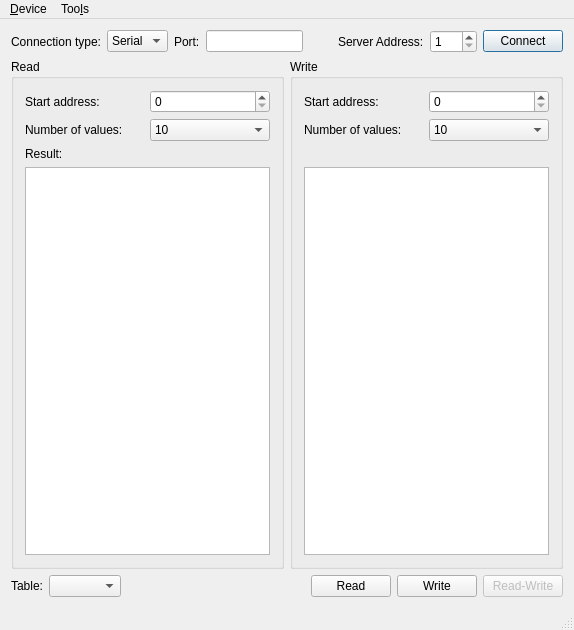
<?xml version="1.0" encoding="UTF-8"?>
<ui version="4.0">
 <class>MainWindow</class>
 <widget class="QMainWindow" name="MainWindow">
  <property name="geometry">
   <rect>
    <x>0</x>
    <y>0</y>
    <width>574</width>
    <height>630</height>
   </rect>
  </property>
  <property name="maximumSize">
   <size>
    <width>16777215</width>
    <height>1000</height>
   </size>
  </property>
  <property name="windowTitle">
   <string>Modbus Master Example</string>
  </property>
  <widget class="QWidget" name="centralWidget">
   <layout class="QVBoxLayout" name="verticalLayout">
    <item>
     <layout class="QGridLayout" name="gridLayout">
      <item row="0" column="5">
       <widget class="QLabel" name="label_27">
        <property name="sizePolicy">
         <sizepolicy hsizetype="Maximum" vsizetype="Preferred">
          <horstretch>0</horstretch>
          <verstretch>0</verstretch>
         </sizepolicy>
        </property>
        <property name="text">
         <string>Server Address:</string>
        </property>
       </widget>
      </item>
      <item row="0" column="7">
       <widget class="QPushButton" name="connectButton">
        <property name="sizePolicy">
         <sizepolicy hsizetype="Maximum" vsizetype="Fixed">
          <horstretch>0</horstretch>
          <verstretch>0</verstretch>
         </sizepolicy>
        </property>
        <property name="text">
         <string>Connect</string>
        </property>
        <property name="checkable">
         <bool>false</bool>
        </property>
        <property name="autoDefault">
         <bool>false</bool>
        </property>
        <property name="default">
         <bool>true</bool>
        </property>
       </widget>
      </item>
      <item row="0" column="4">
       <spacer name="horizontalSpacer">
        <property name="orientation">
         <enum>Qt::Horizontal</enum>
        </property>
        <property name="sizeHint" stdset="0">
         <size>
          <width>40</width>
          <height>20</height>
         </size>
        </property>
       </spacer>
      </item>
      <item row="0" column="6">
       <widget class="QSpinBox" name="serverEdit">
        <property name="sizePolicy">
         <sizepolicy hsizetype="Maximum" vsizetype="Fixed">
          <horstretch>0</horstretch>
          <verstretch>0</verstretch>
         </sizepolicy>
        </property>
        <property name="minimum">
         <number>1</number>
        </property>
        <property name="maximum">
         <number>247</number>
        </property>
       </widget>
      </item>
      <item row="0" column="1">
       <widget class="QComboBox" name="connectType">
        <item>
         <property name="text">
          <string>Serial</string>
         </property>
        </item>
        <item>
         <property name="text">
          <string>TCP</string>
         </property>
        </item>
       </widget>
      </item>
      <item row="0" column="2">
       <widget class="QLabel" name="label_2">
        <property name="sizePolicy">
         <sizepolicy hsizetype="Maximum" vsizetype="Preferred">
          <horstretch>0</horstretch>
          <verstretch>0</verstretch>
         </sizepolicy>
        </property>
        <property name="text">
         <string>Port:</string>
        </property>
       </widget>
      </item>
      <item row="0" column="0">
       <widget class="QLabel" name="label">
        <property name="text">
         <string>Connection type:</string>
        </property>
       </widget>
      </item>
      <item row="0" column="3">
       <widget class="QLineEdit" name="portEdit">
        <property name="sizePolicy">
         <sizepolicy hsizetype="Preferred" vsizetype="Fixed">
          <horstretch>0</horstretch>
          <verstretch>0</verstretch>
         </sizepolicy>
        </property>
       </widget>
      </item>
     </layout>
    </item>
    <item>
     <layout class="QHBoxLayout" name="horizontalLayout_2">
      <item>
       <widget class="QGroupBox" name="groupBox_2">
        <property name="minimumSize">
         <size>
          <width>250</width>
          <height>0</height>
         </size>
        </property>
        <property name="title">
         <string>Read</string>
        </property>
        <layout class="QGridLayout" name="gridLayout_3">
         <item row="0" column="0">
          <widget class="QLabel" name="label_4">
           <property name="text">
            <string>Start address:</string>
           </property>
          </widget>
         </item>
         <item row="0" column="1">
          <widget class="QSpinBox" name="readAddress">
           <property name="maximum">
            <number>9</number>
           </property>
          </widget>
         </item>
         <item row="1" column="0">
          <widget class="QLabel" name="label_5">
           <property name="text">
            <string>Number of values:</string>
           </property>
          </widget>
         </item>
         <item row="1" column="1">
          <widget class="QComboBox" name="readSize">
           <property name="currentIndex">
            <number>9</number>
           </property>
           <item>
            <property name="text">
             <string>1</string>
            </property>
           </item>
           <item>
            <property name="text">
             <string>2</string>
            </property>
           </item>
           <item>
            <property name="text">
             <string>3</string>
            </property>
           </item>
           <item>
            <property name="text">
             <string>4</string>
            </property>
           </item>
           <item>
            <property name="text">
             <string>5</string>
            </property>
           </item>
           <item>
            <property name="text">
             <string>6</string>
            </property>
           </item>
           <item>
            <property name="text">
             <string>7</string>
            </property>
           </item>
           <item>
            <property name="text">
             <string>8</string>
            </property>
           </item>
           <item>
            <property name="text">
             <string>9</string>
            </property>
           </item>
           <item>
            <property name="text">
             <string>10</string>
            </property>
           </item>
          </widget>
         </item>
         <item row="2" column="0">
          <widget class="QLabel" name="label_9">
           <property name="text">
            <string>Result:</string>
           </property>
          </widget>
         </item>
         <item row="3" column="0" colspan="2">
          <widget class="QListWidget" name="readValue">
           <property name="minimumSize">
            <size>
             <width>0</width>
             <height>0</height>
            </size>
           </property>
          </widget>
         </item>
        </layout>
       </widget>
      </item>
      <item>
       <widget class="QGroupBox" name="writeGroupBox">
        <property name="minimumSize">
         <size>
          <width>225</width>
          <height>0</height>
         </size>
        </property>
        <property name="title">
         <string>Write</string>
        </property>
        <layout class="QGridLayout" name="gridLayout_2">
         <item row="0" column="0">
          <widget class="QLabel" name="label_7">
           <property name="text">
            <string>Start address:</string>
           </property>
          </widget>
         </item>
         <item row="3" column="0" colspan="2">
          <widget class="QTreeView" name="writeValueTable">
           <property name="showDropIndicator" stdset="0">
            <bool>true</bool>
           </property>
           <property name="alternatingRowColors">
            <bool>true</bool>
           </property>
           <property name="rootIsDecorated">
            <bool>false</bool>
           </property>
           <property name="uniformRowHeights">
            <bool>true</bool>
           </property>
           <property name="itemsExpandable">
            <bool>false</bool>
           </property>
           <property name="expandsOnDoubleClick">
            <bool>false</bool>
           </property>
           <attribute name="headerVisible">
            <bool>true</bool>
           </attribute>
          </widget>
         </item>
         <item row="0" column="1">
          <widget class="QSpinBox" name="writeAddress">
           <property name="maximum">
            <number>9</number>
           </property>
          </widget>
         </item>
         <item row="1" column="0">
          <widget class="QLabel" name="label_8">
           <property name="text">
            <string>Number of values:</string>
           </property>
          </widget>
         </item>
         <item row="1" column="1">
          <widget class="QComboBox" name="writeSize">
           <property name="currentIndex">
            <number>9</number>
           </property>
           <item>
            <property name="text">
             <string>1</string>
            </property>
           </item>
           <item>
            <property name="text">
             <string>2</string>
            </property>
           </item>
           <item>
            <property name="text">
             <string>3</string>
            </property>
           </item>
           <item>
            <property name="text">
             <string>4</string>
            </property>
           </item>
           <item>
            <property name="text">
             <string>5</string>
            </property>
           </item>
           <item>
            <property name="text">
             <string>6</string>
            </property>
           </item>
           <item>
            <property name="text">
             <string>7</string>
            </property>
           </item>
           <item>
            <property name="text">
             <string>8</string>
            </property>
           </item>
           <item>
            <property name="text">
             <string>9</string>
            </property>
           </item>
           <item>
            <property name="text">
             <string>10</string>
            </property>
           </item>
          </widget>
         </item>
         <item row="2" column="0">
          <widget class="QLabel" name="label_3">
           <property name="text">
            <string/>
           </property>
          </widget>
         </item>
        </layout>
       </widget>
      </item>
     </layout>
    </item>
    <item>
     <layout class="QHBoxLayout" name="horizontalLayout">
      <item>
       <widget class="QLabel" name="label_6">
        <property name="text">
         <string>Table:</string>
        </property>
       </widget>
      </item>
      <item>
       <widget class="QComboBox" name="writeTable"/>
      </item>
      <item>
       <spacer name="horizontalSpacer_2">
        <property name="orientation">
         <enum>Qt::Horizontal</enum>
        </property>
        <property name="sizeHint" stdset="0">
         <size>
          <width>13</width>
          <height>17</height>
         </size>
        </property>
       </spacer>
      </item>
      <item>
       <widget class="QPushButton" name="readButton">
        <property name="sizePolicy">
         <sizepolicy hsizetype="Maximum" vsizetype="Fixed">
          <horstretch>0</horstretch>
          <verstretch>0</verstretch>
         </sizepolicy>
        </property>
        <property name="text">
         <string>Read</string>
        </property>
       </widget>
      </item>
      <item>
       <widget class="QPushButton" name="writeButton">
        <property name="text">
         <string>Write</string>
        </property>
       </widget>
      </item>
      <item>
       <widget class="QPushButton" name="readWriteButton">
        <property name="enabled">
         <bool>false</bool>
        </property>
        <property name="text">
         <string>Read-Write</string>
        </property>
       </widget>
      </item>
     </layout>
    </item>
   </layout>
  </widget>
  <widget class="QStatusBar" name="statusBar"/>
  <widget class="QMenuBar" name="menuBar">
   <property name="geometry">
    <rect>
     <x>0</x>
     <y>0</y>
     <width>574</width>
     <height>24</height>
    </rect>
   </property>
   <widget class="QMenu" name="menuDevice">
    <property name="title">
     <string>&amp;Device</string>
    </property>
    <addaction name="actionConnect"/>
    <addaction name="actionDisconnect"/>
    <addaction name="separator"/>
    <addaction name="actionExit"/>
   </widget>
   <widget class="QMenu" name="menuToo_ls">
    <property name="title">
     <string>Too&amp;ls</string>
    </property>
    <addaction name="actionOptions"/>
   </widget>
   <addaction name="menuDevice"/>
   <addaction name="menuToo_ls"/>
  </widget>
  <action name="actionConnect">
   <property name="icon">
    <iconset resource="../../master.qrc">
     <normaloff>:/images/connect.png</normaloff>:/images/connect.png</iconset>
   </property>
   <property name="text">
    <string>&amp;Connect</string>
   </property>
  </action>
  <action name="actionDisconnect">
   <property name="icon">
    <iconset resource="../../master.qrc">
     <normaloff>:/images/disconnect.png</normaloff>:/images/disconnect.png</iconset>
   </property>
   <property name="text">
    <string>&amp;Disconnect</string>
   </property>
  </action>
  <action name="actionExit">
   <property name="icon">
    <iconset resource="../../master.qrc">
     <normaloff>:/images/application-exit.png</normaloff>:/images/application-exit.png</iconset>
   </property>
   <property name="text">
    <string>&amp;Quit</string>
   </property>
  </action>
  <action name="actionOptions">
   <property name="icon">
    <iconset resource="../../master.qrc">
     <normaloff>:/images/settings.png</normaloff>:/images/settings.png</iconset>
   </property>
   <property name="text">
    <string>&amp;Options</string>
   </property>
  </action>
 </widget>
 <layoutdefault spacing="6" margin="11"/>
 <tabstops>
  <tabstop>connectType</tabstop>
  <tabstop>portEdit</tabstop>
  <tabstop>serverEdit</tabstop>
  <tabstop>connectButton</tabstop>
  <tabstop>readAddress</tabstop>
  <tabstop>readSize</tabstop>
  <tabstop>readValue</tabstop>
  <tabstop>writeAddress</tabstop>
  <tabstop>writeSize</tabstop>
  <tabstop>writeValueTable</tabstop>
  <tabstop>writeTable</tabstop>
  <tabstop>readButton</tabstop>
  <tabstop>writeButton</tabstop>
  <tabstop>readWriteButton</tabstop>
 </tabstops>
 <resources>
  <include location="../../master.qrc"/>
 </resources>
 <connections/>
</ui>
